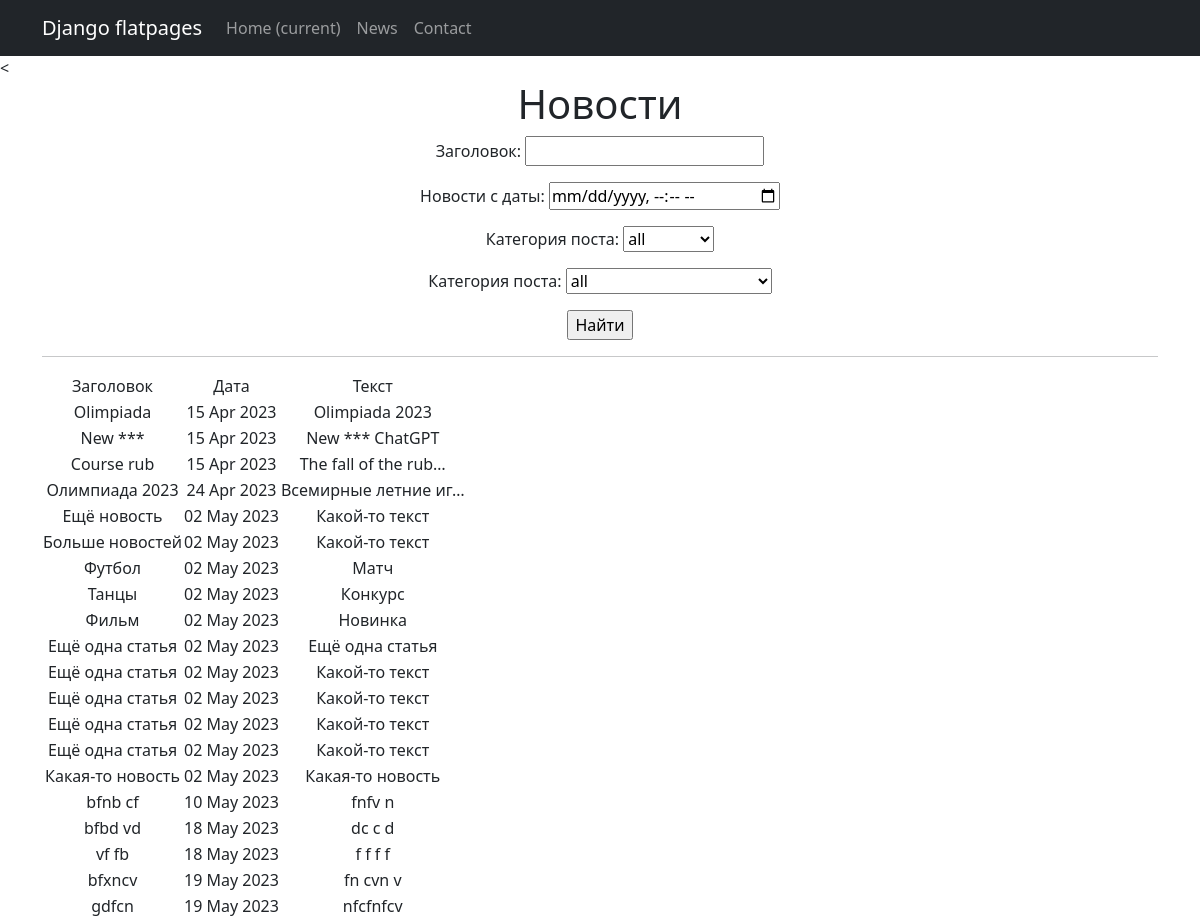
Page /news/search/ on the earlier database version.
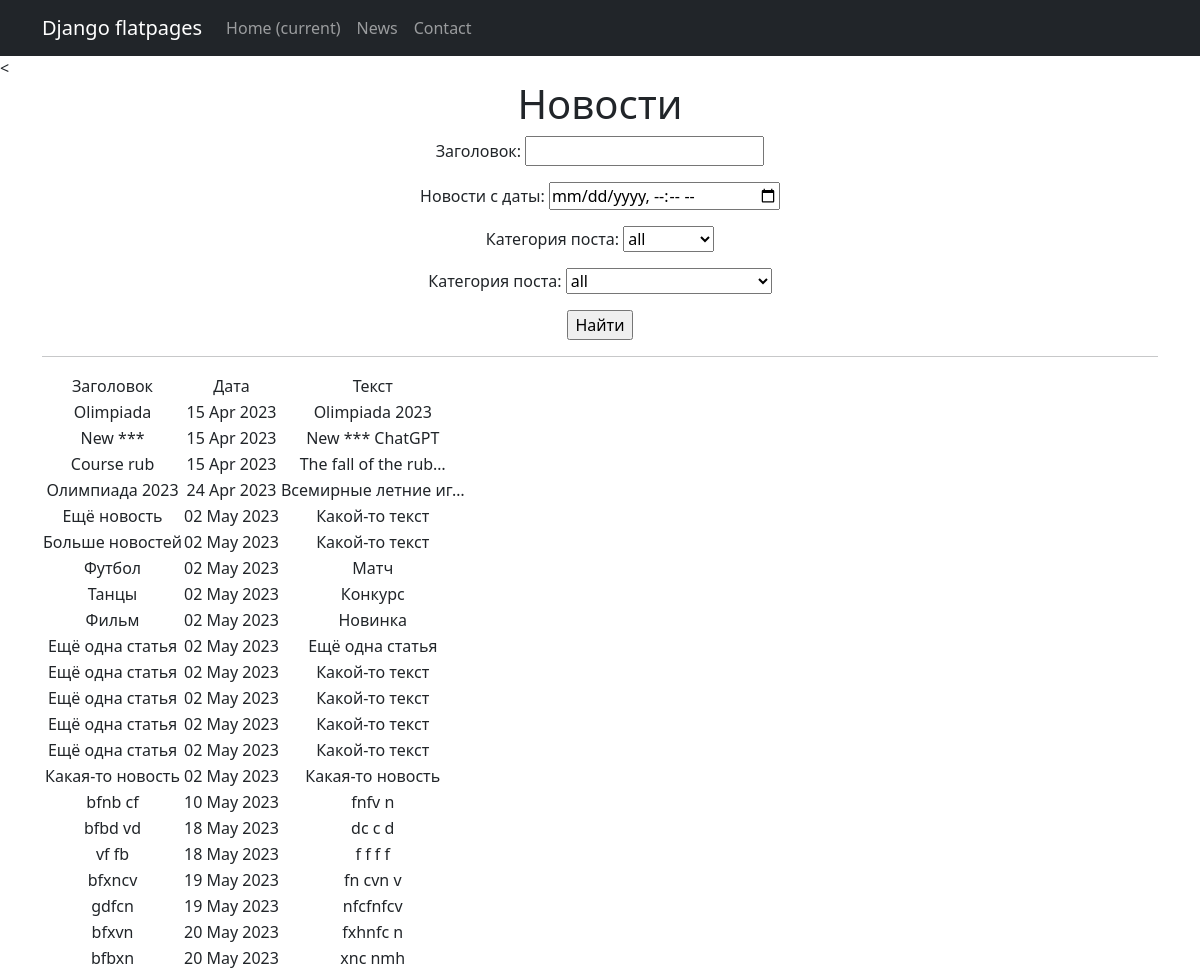
Same page on the later database version.
### news/models.py (models this page shows, shortened)
class Post(models.Model):
    author = models.ForeignKey(Author, on_delete=models.CASCADE)
    NEWS = 'NW'
    ARTICLE = 'AR'
    CATEGORY_CHOICES = (
        (NEWS, 'Новость'),
        (ARTICLE, 'Статья'),
    )
    categoryType = models.CharField(max_length=2, choices=CATEGORY_CHOICES, default=ARTICLE)
    dateCreation = models.DateTimeField(auto_now_add=True)
    postCategory = models.ManyToManyField(Category, through='PostCategory')
    title = models.CharField(max_length=128)
    text = models.TextField()
    rating = models.SmallIntegerField(default=0)

### news/views.py (the view)
# urls.py: path('search/', PostSearch.as_view(), name='news_search'),
class PostSearch(ListView):
    model = Post
    template_name = 'news_search.html'
    context_object_name = 'news_search'
    def get_queryset(self):
        queryset = super().get_queryset()
        self.filterset = PostFilter(self.request.GET, queryset)
        return self.filterset.qs
    def get_context_data(self, **kwargs):
        context = super().get_context_data(**kwargs)
        context['time_now'] = datetime.utcnow()
        context['next_sale'] = None
        context['filterset'] = self.filterset
        return context

### news/models.py (called while the page is built)
    def __str__(self):
        return self.name.title()

### news/templatetags/censor.py (called while the page is built)
@register.filter()
def censor(message: str):
    variants = ['bot', 'игры'] # непристойные выражения
    ln = len(variants)
    filtred_message = ''
    string = ''
    pattern = '*' # чем заменять непристойные выражения
    for i in message:
        string += i
        string2 = string.lower()
        flag = 0
        for j in variants:
            if not string2 in j:
                flag += 1
            if string2 == j:
                filtred_message += pattern * len(string)
                flag -= 1
                string = ''
        if flag == ln:
            filtred_message += string
            string = ''
    if string2 != '' and string2 not in variants:
        filtred_message += string
    elif string2 != '':
        filtred_message += pattern * len(string)
    return filtred_message

### templates/news_search.html (shortened to what this page needs)
{% extends 'flatpages/default.html' %}
{% load censor %}
{% block content %}
<h1>Новости</h1>
<form action="" method="get">
       {{ filterset.form.as_p }}
       <input type="submit" value="Найти" />
   </form>
<hr>
   {% if object_list %}
       <table>
           <tr>
               <td>Заголовок</td>
               <td>Дата</td>
               <td>Текст</td>
           </tr>
           {% for new in object_list %}
           <tr>
               <td>{{ new.title|censor }}</td>
               <td>{{ new.dateCreation|date:'d M Y' }}</td>
               <td>{{ new.text|truncatechars:20|censor }}</td>
           </tr>
           {% endfor %}
       </table>
   {% else %}
       <h2>Новостей нет!</h2>
   {% endif %}
{% endblock content %}

### templates/flatpages/default.html (shortened to what this page needs)
<!DOCTYPE html>
<html lang="en">
    <head>
        {% load static %}
        <link href="{% static 'css/styles.css' %}" rel="stylesheet" />
    </head>
    <body>
        <nav class="navbar navbar-expand-lg navbar-dark bg-dark static-top">
   <div class="container">
       <a class="navbar-brand" href="#">Django flatpages</a>
       <div class="collapse navbar-collapse" id="navbarResponsive">
           <ul class="navbar-nav ml-auto">
               <li class="nav-item active">
                   <a class="nav-link" href="#">Home
                       <span class="sr-only">(current)</span>
                   </a>
               <li class="nav-item">
                   <a class="nav-link" href="/News/">News</a>
               </li>
               <li class="nav-item">
                   <a class="nav-link" href="/contacts/">Contact</a>
           </ul>
       </div>
   </div>
</nav>
        <<div class="container">
            <div class="row">
                <div class="col-lg-12 text-center">
                   {% block content %}{% endblock content %}
                </div>
            </div>
        </div>
    </body>
</html>

Differences in the rows shown:
added Post: title|censor "bfxvn", dateCreation "20 May 2023", text|censor "fxhnfc n"
added Post: title|censor "bfbxn", dateCreation "20 May 2023", text|censor "xnc nmh"
